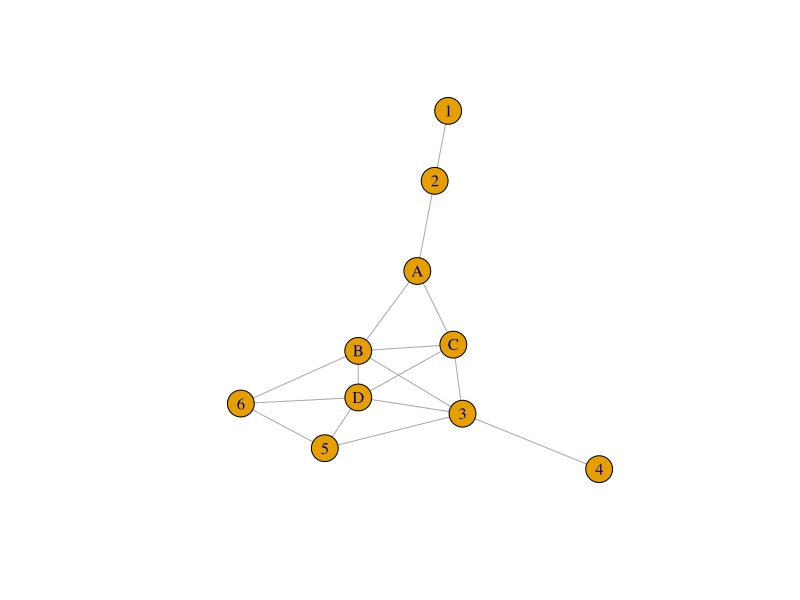

R code for this plot:
## ---- chunk 1
library(igraph)
## ---- chunk 2
nodes <- c("1", "2", "3", "4", "5", "6", "A", "B", "C", "D")
## ---- chunk 3
edges <- matrix(c(
  "1", "2",
  "2", "A",
  "3", "D",
  "3", "B",
  "3", "C",
  "3", "5",
  "3", "4",
  "5", "6",
  "5", "D",
  "6", "D",
  "6", "B",
  "A", "B",
  "A", "C",
  "B", "D",
  "B", "C",
  "C", "D"
), ncol = 2, byrow = TRUE)
## ---- chunk 4
graph <- graph_from_edgelist(edges, directed = FALSE)
# Plot the graph
plot(graph)
## ---- chunk 5
# Calculate degree centrality for each node
degree_centrality <- degree(graph)

# Get degree centrality for nodes A, B, C, and D
A_degree <- degree_centrality["A"]
B_degree <- degree_centrality["B"]
C_degree <- degree_centrality["C"]
D_degree <- degree_centrality["D"]

# Print degree centrality for nodes A, B, C, and D
cat("Degree centrality for node A:", A_degree, "\n")
cat("Degree centrality for node B:", B_degree, "\n")
cat("Degree centrality for node C:", C_degree, "\n")
cat("Degree centrality for node D:", D_degree, "\n")
## ---- chunk 6
# Calculate closeness centrality for each node
closeness_centrality <- closeness(graph)

# Get closeness centrality for nodes A, B, C, and D
A_closeness <- closeness_centrality["A"]
B_closeness <- closeness_centrality["B"]
C_closeness <- closeness_centrality["C"]
D_closeness <- closeness_centrality["D"]

# Print closeness centrality for nodes A, B, C, and D
cat("Closeness centrality for node A:", A_closeness, "\n")
cat("Closeness centrality for node B:", B_closeness, "\n")
cat("Closeness centrality for node C:", C_closeness, "\n")
cat("Closeness centrality for node D:", D_closeness, "\n")

## ---- chunk 7
# Calculate betweenness centrality for each node
betweenness_centrality <- betweenness(graph)

# Get betweenness centrality for nodes A, B, C, and D
A_betweenness <- betweenness_centrality["A"]
B_betweenness <- betweenness_centrality["B"]
C_betweenness <- betweenness_centrality["C"]
D_betweenness <- betweenness_centrality["D"]

# Print betweenness centrality for nodes A, B, C, and D
cat("Betweenness centrality for node A:", A_betweenness, "\n")
cat("Betweenness centrality for node B:", B_betweenness, "\n")
cat("Betweenness centrality for node C:", C_betweenness, "\n")
cat("Betweenness centrality for node D:", D_betweenness, "\n")
